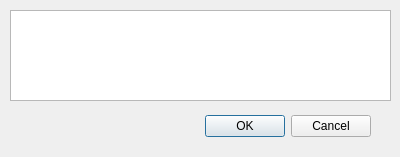
<?xml version="1.0" encoding="UTF-8"?>
<ui version="4.0">
 <class>Dialog</class>
 <widget class="QDialog" name="Dialog">
  <property name="geometry">
   <rect>
    <x>0</x>
    <y>0</y>
    <width>400</width>
    <height>157</height>
   </rect>
  </property>
  <property name="windowTitle">
   <string>Dialog</string>
  </property>
  <widget class="QDialogButtonBox" name="actionButtonBox">
   <property name="geometry">
    <rect>
     <x>30</x>
     <y>110</y>
     <width>341</width>
     <height>32</height>
    </rect>
   </property>
   <property name="orientation">
    <enum>Qt::Horizontal</enum>
   </property>
   <property name="standardButtons">
    <set>QDialogButtonBox::Cancel|QDialogButtonBox::Ok</set>
   </property>
  </widget>
  <widget class="QTextBrowser" name="actionTextBrowse">
   <property name="geometry">
    <rect>
     <x>10</x>
     <y>10</y>
     <width>381</width>
     <height>91</height>
    </rect>
   </property>
  </widget>
 </widget>
 <resources/>
 <connections>
  <connection>
   <sender>actionButtonBox</sender>
   <signal>accepted()</signal>
   <receiver>Dialog</receiver>
   <slot>accept()</slot>
   <hints>
    <hint type="sourcelabel">
     <x>248</x>
     <y>254</y>
    </hint>
    <hint type="destinationlabel">
     <x>157</x>
     <y>274</y>
    </hint>
   </hints>
  </connection>
  <connection>
   <sender>actionButtonBox</sender>
   <signal>rejected()</signal>
   <receiver>Dialog</receiver>
   <slot>reject()</slot>
   <hints>
    <hint type="sourcelabel">
     <x>316</x>
     <y>260</y>
    </hint>
    <hint type="destinationlabel">
     <x>286</x>
     <y>274</y>
    </hint>
   </hints>
  </connection>
 </connections>
</ui>
